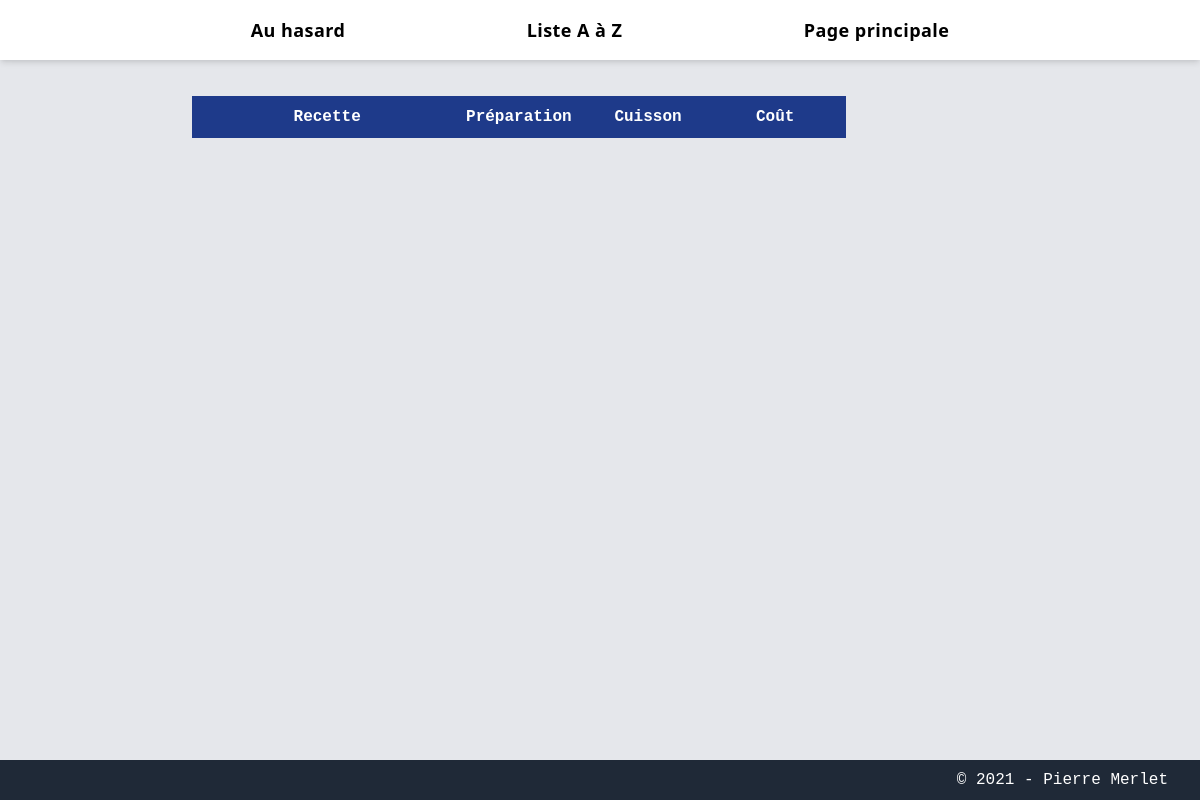
The page /random/ on the database as committed earlier.
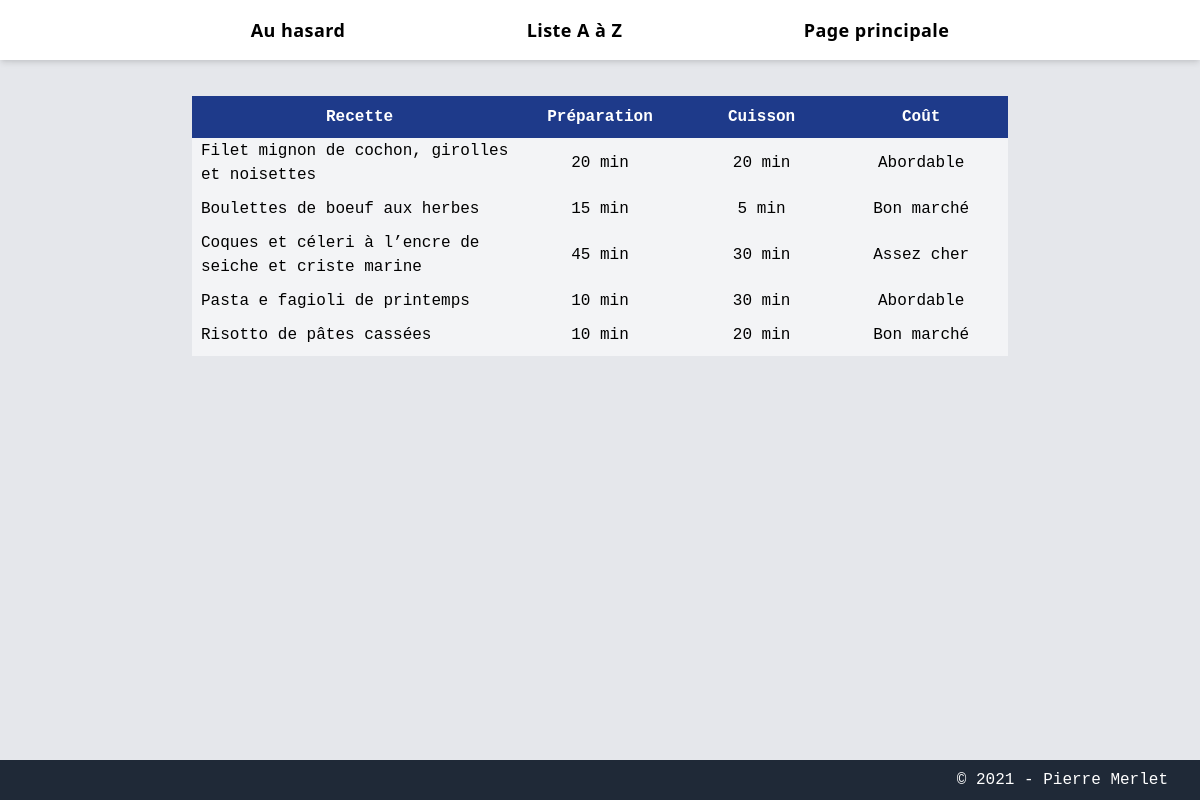
The same page on the database as committed later.
### recettes_gui/models.py (models this page shows, shortened)
class Recipe(models.Model):
    name = models.CharField(max_length=255, null=True, blank=True)
    link = models.CharField(max_length=255, null=True, blank=True)
    difficulty = models.CharField(max_length=255, null=True, blank=True)
    cost = models.CharField(max_length=255, null=True, blank=True)
    prep_time = models.CharField(max_length=255, null=True, blank=True)
    cook_time = models.CharField(max_length=255, null=True, blank=True)
    ingredients = models.TextField(null=True, blank=True)
    steps = models.TextField(null=True, blank=True)

### recettes_gui/views.py (the view)
# urls.py: path('random/', views.RandomRecipeView.as_view()),
class RandomRecipeView(ListView):
    model = Recipe
    context_object_name = 'random_recipes'
    template_name = 'random.html'
    def get_queryset(self):
       return Recipe.objects.order_by('?')

### recettes_gui/templates/random.html
{% extends 'base.html' %}
{% block random %}
<table class='bg-gray-100 table-fixed mt-auto'>
    <tr class='bg-blue-900 text-white border-8 border-blue-900'>
        <th class='w-1/3'>Recette</th>
        <th class='w-1/6'>Préparation</th>
        <th class='w-1/6'>Cuisson</th>
        <th class='w-1/6'>Coût</th>
    </tr>
        {% for recipe in random_recipes|slice:":5"%}
            <tr class='border-gray-100 border-8'>
                <td><a href={{recipe.link}} class="hover:text-blue-800">{{recipe.name}}</a></td>
                <td class='text-center'>{{recipe.prep_time}}</td>
                <td class='text-center'>{{recipe.cook_time}}</td>
                <td class='text-center'>{{recipe.cost}}</td>
            </tr>
        {% endfor %}
</table>
{% endblock %}

### recettes_gui/templates/base.html (shortened to what this page needs)
<!DOCTYPE html>
<html>
<head>
    <link href="https://unpkg.com/tailwindcss@^2/dist/tailwind.css" rel="stylesheet">
    <link rel="stylesheet" href="">
</head>
<div class='flex flex-col h-screen justify-between'>
<nav class='z-50 fixed flex shadow-md w-full h-auto font-medium font-mono md:font-sans md:font-semibold tracking-tigher md:tracking-wide bg-white font-sans text-center text-xs md:text-base lg:text-lg'>
    <a href='/random' class='inline-block flex-auto py-4 hover:bg-blue-900 hover:text-white lg:ml-40'>Au hasard</a>
    <a href='/az' class='inline-block flex-auto py-4 hover:bg-blue-900 hover:text-white'>Liste A à Z</a>
    <a href='/' class='inline-block flex-auto py-4 hover:bg-blue-900 hover:text-white lg:mr-40'>Page principale</a>
</nav>
<body class="font-mono flex-grow bg-gray-200">
    <div class="py-16 md:py-24 px-8 md:px-32 lg:px-48">
        {% block random %}
        {% endblock %}
    </div>
</body>
<footer class='bg-gray-800 py-2 fixed bottom-0 w-full'>
    <p class='text-right px-8 text-xs md:text-base text-white'>© 2021 - Pierre Merlet</p>
</footer>
</div>
</html>

Rows that differ between the two databases and show on the page:
added Recipe: name "Filet mignon de cochon, girolles et noisettes", prep_time "20 min", cook_time "20 min", cost "Abordable"
added Recipe: name "Boulettes de boeuf aux herbes", prep_time "15 min", cook_time "5 min", cost "Bon marché"
added Recipe: name "Coques et céleri à l’encre de seiche et criste marine", prep_time "45 min", cook_time "30 min", cost "Assez cher"
added Recipe: name "Pasta e fagioli de printemps", prep_time "10 min", cook_time "30 min", cost "Abordable"
added Recipe: name "Risotto de pâtes cassées", prep_time "10 min", cook_time "20 min", cost "Bon marché"
